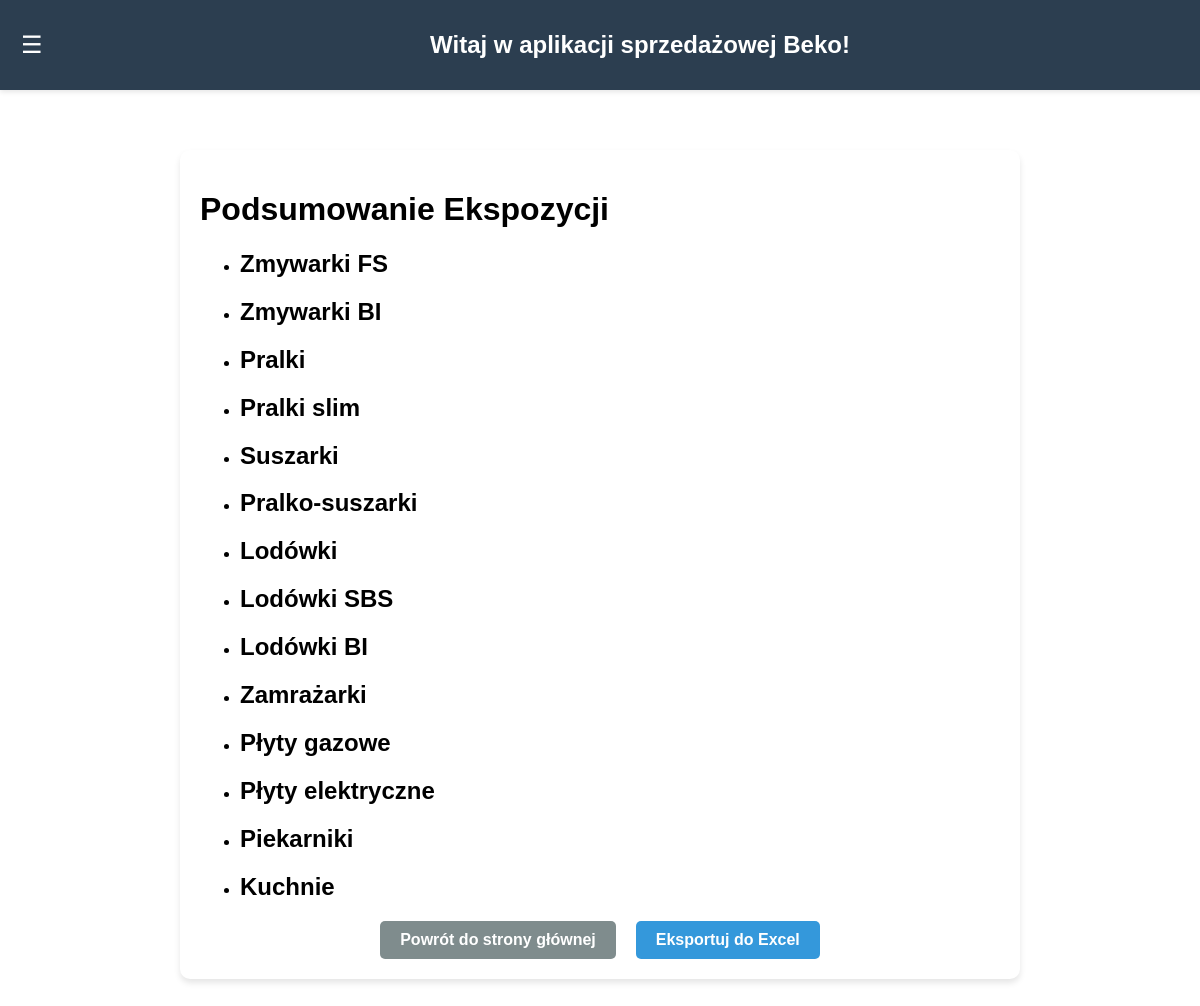
Page /produkty/ekspozycja-summary/ (signed in) on the committed database.
### produkty/models.py (models this page shows, shortened)
class GrupaProduktowa(models.Model):
    nazwa = models.CharField(max_length=100)

### produkty/views.py (the view)
# urls.py: path('ekspozycja-summary/', views.ekspozycja_summary, name='ekspozycja_summary'),
@login_required
def ekspozycja_summary(request):
    ekspozycje = Ekspozycja.objects.select_related('grupa', 'marka').all()
    grupy = GrupaProduktowa.objects.all()
    dane_podsumowania = []
    for grupa in grupy:
        marki_ekspozycji = ekspozycje.filter(grupa=grupa)
        dane_podsumowania.append({
            'grupa': grupa.nazwa,
            'marki': marki_ekspozycji,
        })
    return render(request, 'produkty/ekspozycja_summary.html', {
        'dane_podsumowania': dane_podsumowania,
    })

### produkty/templates/produkty/ekspozycja_summary.html (shortened to what this page needs)
{% extends 'produkty/base.html' %}
{% block content %}
<h1>Podsumowanie Ekspozycji</h1>
<ul>
    {% for grupa in dane_podsumowania %}
        <li>
            <h2>{{ grupa.grupa }}</h2>
        </li>
    {% endfor %}
</ul>
<div class="action-buttons">
    <a href="{% url 'produkty:home' %}" class="btn btn-secondary">Powrót do strony głównej</a>
    <a href="{% url 'produkty:ekspozycja_export' %}" class="btn btn-primary">Eksportuj do Excel</a>
</div>
{% endblock %}

### produkty/static/produkty/style.css (style rules this page uses)
body { font-family: Arial, sans-serif; margin: 0; padding: 0; overflow-x: hidden; background-color: #f4f4f4; }
.action-buttons { display: flex; justify-content: center; gap: 20px; margin-top: 20px; }
.btn { padding: 10px 20px; border-radius: 5px; text-decoration: none; font-weight: bold; transition: background-color 0.3s; }
.btn-primary { background-color: #3498db; color: white; }
.btn-secondary { background-color: #7f8c8d; color: white; }

### produkty/templates/produkty/base.html (style rules this page uses)
body { font-family: Arial, sans-serif; margin: 0; padding: 0; background-color: #f5f5f5; }

### rows in the picture
GrupaProduktowa: grupa "Zmywarki FS"
GrupaProduktowa: grupa "Zmywarki BI"
GrupaProduktowa: grupa "Pralki"
GrupaProduktowa: grupa "Pralki slim"
GrupaProduktowa: grupa "Suszarki"
GrupaProduktowa: grupa "Pralko-suszarki"
GrupaProduktowa: grupa "Lodówki"
GrupaProduktowa: grupa "Lodówki SBS"
GrupaProduktowa: grupa "Lodówki BI"
GrupaProduktowa: grupa "Zamrażarki"
GrupaProduktowa: grupa "Płyty gazowe"
GrupaProduktowa: grupa "Płyty elektryczne"
GrupaProduktowa: grupa "Piekarniki"
GrupaProduktowa: grupa "Kuchnie"
